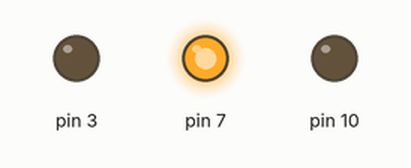
Bench run of a sketch on a simulated Arduino Uno, built with avr-gcc and run on an emulated ATmega328P. On the bench: output pins drawn as LEDs (lit = HIGH).

Above: at 0.1 s.
At 0.9 s:
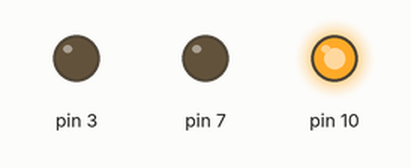
At 1.7 s:
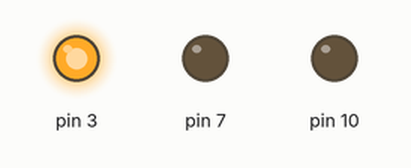
At 2.7 s:
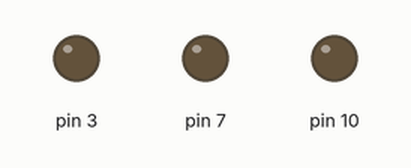
Timing chart, 0 to 3.0 s (numbered marks = the images above):
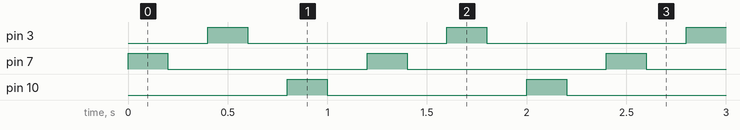

Measured:
- by itself, pin 3, pin 7, pin 10: alternates HIGH for 0.20 s and LOW for 1.0 s
- by itself, everything shown: repeats every 1.2 s, in 6 steps

The sketch:

test_osawa.ino
```cpp
void setup() {
  // put your setup code here, to run once:
  pinMode (7,OUTPUT);
  pinMode(3,OUTPUT);
  pinMode(10,OUTPUT);
}

void loop() {
  // put your main code here, to run repeatedly:
 digitalWrite(7,1);
 delay(200);
 digitalWrite(7,0);
 delay(200);
 digitalWrite(3,HIGH);
 delay(200);
 digitalWrite(3,LOW);
 delay(200);
digitalWrite(10,HIGH);
 delay(200);
 digitalWrite(10,LOW);
 delay(200);

}
```
